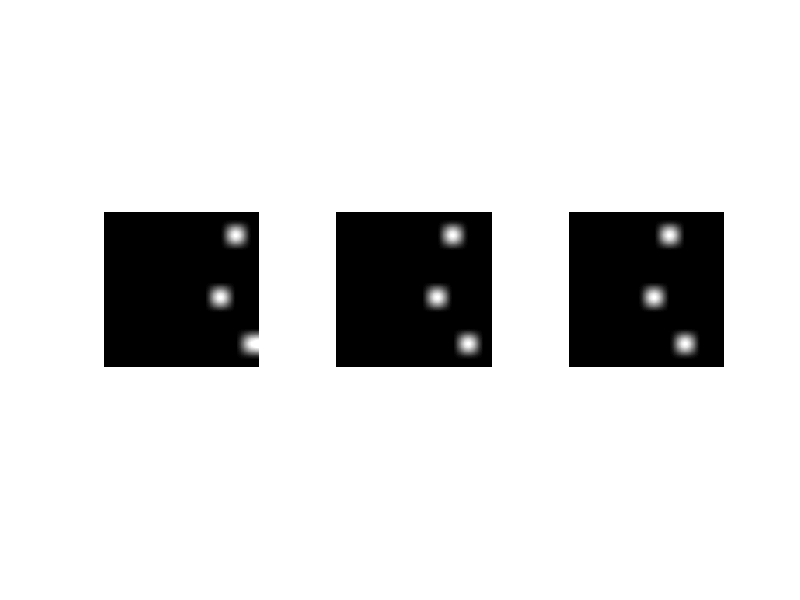

Source code (MATLAB):
patchsize = 100;
n_patch   = 50;
p_one = 0.05;

len = sqrt(patchsize);
test_x = zeros(n_patch, patchsize);
test_y = zeros(n_patch, patchsize);
test_z = zeros(n_patch, patchsize);

tmp_y = zeros(len);
for i=1:n_patch
    tmp_y(2:len-1,2:len-1) = double(rand(len-2) < p_one);
    tmp = randi(5);
    tmp_x = zeros(len);
    tmp_z = zeros(len);
    switch tmp
        case 1
            tmp_x = tmp_y;
            tmp_z = tmp_y;
        case 2
            tmp_x(1:len-2,2:len-1) = tmp_y(2:len-1,2:len-1);
            tmp_z(3:len,2:len-1) = tmp_y(2:len-1,2:len-1);
        case 3
            tmp_x(3:len,2:len-1) = tmp_y(2:len-1,2:len-1);
            tmp_z(1:len-2,2:len-1) = tmp_y(2:len-1,2:len-1);
        case 4
            tmp_x(2:len-1,1:len-2) = tmp_y(2:len-1,2:len-1);
            tmp_z(2:len-1,3:len) = tmp_y(2:len-1,2:len-1);
        case 5
            tmp_x(2:len-1,3:len) = tmp_y(2:len-1,2:len-1);
            tmp_z(2:len-1,1:len-2) = tmp_y(2:len-1,2:len-1);
    end
    test_x(i,:) = tmp_x(:)';
    test_y(i,:) = tmp_y(:)';
    test_z(i,:) = tmp_z(:)';
end

figure,
subplot(1,3,1), imshow(imresize(reshape(test_x(1,:), [len, len]),20));
subplot(1,3,2), imshow(imresize(reshape(test_y(1,:), [len, len]),20));
subplot(1,3,3), imshow(imresize(reshape(test_z(1,:), [len, len]),20));

save test_f4_data.mat test_x test_y test_z